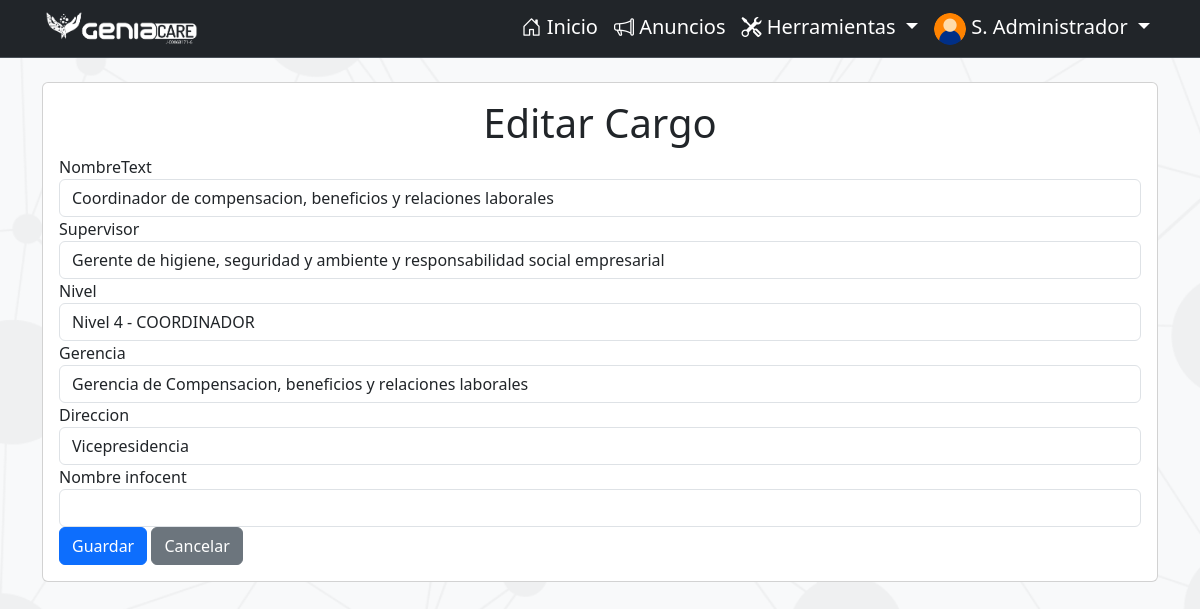
The page /editCargo/30/ (signed in) on the database as committed earlier.
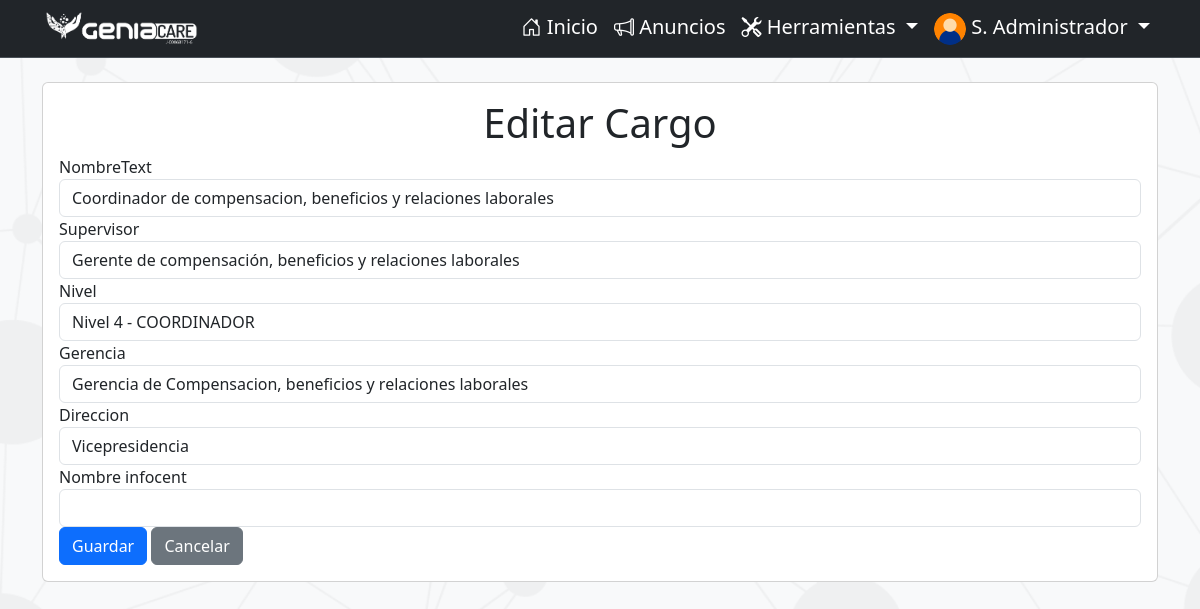
The same page on the database as committed later.
### performanceGC/models.py (models this page shows, shortened)
class Cargo(models.Model):
    nombreText = models.CharField(max_length=200)
    supervisor = models.ForeignKey(
        'self', on_delete=models.CASCADE, null=True, blank=True)
    nivel = models.ForeignKey(Niveles, on_delete=models.CASCADE, null=True)
    gerencia = models.ForeignKey(Gerencia, on_delete=models.CASCADE, null=True, blank=True)
    direccion = models.ForeignKey(Direccion, on_delete=models.CASCADE, null=True, blank=True)
    nombre_infocent = models.CharField(max_length=200, null=True, blank=True)
    def __str__(self):
        return self.nombreText

### performanceGC/views.py (the view, shortened to what this page needs)
# urls.py: path('editCargo/<int:cargo_id>/', views.editCargo, name='editCargo'),
@staff_member_required(login_url='signin')
def editCargo(request, cargo_id):
    cargo = get_object_or_404(Cargo, pk=cargo_id)
    if request.method == 'GET':
        return render(request, 'editCargo.html', {
            'form': CargoForm(instance=cargo)
        })

### performanceGC/forms.py
class CargoForm(forms.ModelForm):
    class Meta:
        model = Cargo
        fields = '__all__'

### performanceGC/models.py (called while the page is built)
    def __str__(self):
        return f'Nivel {self.valor} - {self.get_choice_value()}'

    def get_choice_value(self):
        return dict(self.CHOICES)[self.valor]

    def __str__(self):
        return self.nombre

    def __str__(self):
        return f'Gerencia de {self.nombreText}'

    def __str__(self):
        return self.nombre + ' ' + self.apellido

    def get_short_name(self):
        return f'{self.nombre[0]}. {self.apellido.split()[0]}'.title()

### performanceGC/templates/editCargo.html (shortened to what this page needs)
{% extends 'main.html' %}
{% load static %}
{% load custom_tags %}
{% load widget_tweaks %}
{% block content %}
<div class="container">
    <div class="card card-body mt-4">
        <h1 class="text-center">Editar Cargo</h1>
        <form action="" method="POST">
            {% for field in form %}
            <div class="form-group">
                <label for="{{ field.id_for_label }}">{{ field.label }}</label>
                {% render_field field class="form-control" %}
            </div>
            {% endfor %}
            <div class="form-group">
                <button type="submit" class="btn btn-primary">Guardar</button>
                <a href="{% url 'seeCargos' %}" class="btn btn-secondary">Cancelar</a>
            </div>
        </form>
    </div>
</div>
{% endblock %}

Rows that differ between the two databases and show on the page:
changed Cargo "Coordinador de compensacion, beneficios y relaciones laborales": supervisor "Gerente de higiene, seguridad y ambiente y responsabilidad social empresarial" → "Gerente de compensación, beneficios y relaciones laborales"
